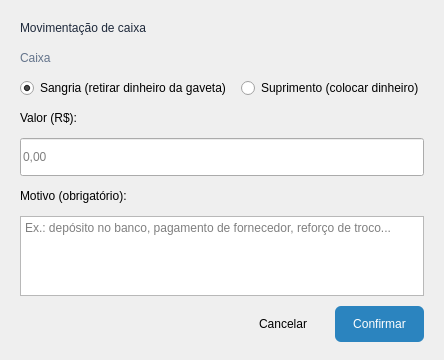
<?xml version="1.0" encoding="UTF-8"?>
<ui version="4.0">
 <class>MovimentacaoCaixa</class>
 <widget class="QDialog" name="MovimentacaoCaixa">
  <property name="geometry">
   <rect>
    <x>0</x>
    <y>0</y>
    <width>440</width>
    <height>360</height>
   </rect>
  </property>
  <property name="windowTitle">
   <string>Sangria / Suprimento</string>
  </property>
  <property name="styleSheet">
   <string notr="true">QLabel#Lbl_Titulo { font: 700 14pt &quot;Ubuntu&quot;; color: rgb(30, 41, 59); }
QLabel#Lbl_Caixa { color: rgb(100, 116, 139); }
QLineEdit { min-height: 32px; font: 12pt &quot;Segoe UI&quot;; }
QPushButton { min-height: 36px; padding: 0 18px; font: 600 10pt &quot;Segoe UI&quot;; border-radius: 6px; }
QPushButton#Btn_Confirmar { background-color: rgb(43, 132, 191); color: white; }
QPushButton#Btn_Confirmar:hover { background-color: rgb(13, 92, 161); }</string>
  </property>
  <layout class="QVBoxLayout" name="verticalLayout">
   <property name="spacing">
    <number>10</number>
   </property>
   <property name="leftMargin">
    <number>20</number>
   </property>
   <property name="topMargin">
    <number>18</number>
   </property>
   <property name="rightMargin">
    <number>20</number>
   </property>
   <property name="bottomMargin">
    <number>18</number>
   </property>
   <item>
    <widget class="QLabel" name="Lbl_Titulo">
     <property name="text">
      <string>Movimentação de caixa</string>
     </property>
    </widget>
   </item>
   <item>
    <widget class="QLabel" name="Lbl_Caixa">
     <property name="text">
      <string>Caixa</string>
     </property>
     <property name="wordWrap">
      <bool>true</bool>
     </property>
    </widget>
   </item>
   <item>
    <layout class="QHBoxLayout" name="hl_tipo">
     <item>
      <widget class="QRadioButton" name="Rb_Sangria">
       <property name="text">
        <string>Sangria (retirar dinheiro da gaveta)</string>
       </property>
       <property name="checked">
        <bool>true</bool>
       </property>
      </widget>
     </item>
     <item>
      <widget class="QRadioButton" name="Rb_Suprimento">
       <property name="text">
        <string>Suprimento (colocar dinheiro)</string>
       </property>
      </widget>
     </item>
    </layout>
   </item>
   <item>
    <widget class="QLabel" name="label">
     <property name="text">
      <string>Valor (R$):</string>
     </property>
    </widget>
   </item>
   <item>
    <widget class="QLineEdit" name="Ledit_Valor">
     <property name="placeholderText">
      <string>0,00</string>
     </property>
    </widget>
   </item>
   <item>
    <widget class="QLabel" name="label_2">
     <property name="text">
      <string>Motivo (obrigatório):</string>
     </property>
    </widget>
   </item>
   <item>
    <widget class="QPlainTextEdit" name="PTEdit_Motivo">
     <property name="maximumSize">
      <size>
       <width>16777215</width>
       <height>80</height>
      </size>
     </property>
     <property name="placeholderText">
      <string>Ex.: depósito no banco, pagamento de fornecedor, reforço de troco...</string>
     </property>
    </widget>
   </item>
   <item>
    <layout class="QHBoxLayout" name="horizontalLayout">
     <item>
      <spacer name="horizontalSpacer">
       <property name="orientation">
        <enum>Qt::Orientation::Horizontal</enum>
       </property>
       <property name="sizeHint" stdset="0">
        <size>
         <width>40</width>
         <height>20</height>
        </size>
       </property>
      </spacer>
     </item>
     <item>
      <widget class="QPushButton" name="Btn_Cancelar">
       <property name="text">
        <string>Cancelar</string>
       </property>
      </widget>
     </item>
     <item>
      <widget class="QPushButton" name="Btn_Confirmar">
       <property name="text">
        <string>Confirmar</string>
       </property>
       <property name="default">
        <bool>true</bool>
       </property>
      </widget>
     </item>
    </layout>
   </item>
  </layout>
 </widget>
 <resources/>
 <connections/>
</ui>
